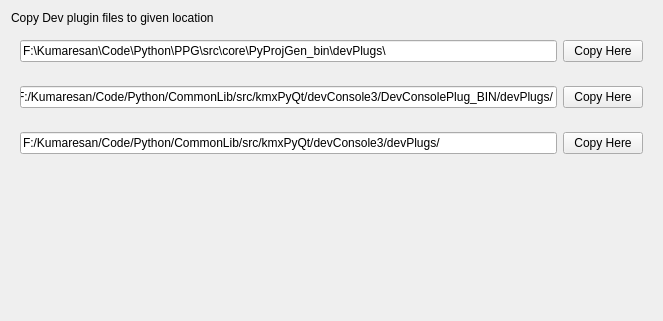
<?xml version="1.0" encoding="UTF-8"?>
<ui version="4.0">
 <class>Form</class>
 <widget class="QWidget" name="Form">
  <property name="geometry">
   <rect>
    <x>0</x>
    <y>0</y>
    <width>663</width>
    <height>321</height>
   </rect>
  </property>
  <property name="windowTitle">
   <string>Form</string>
  </property>
  <layout class="QGridLayout" name="gridLayout">
   <item row="0" column="0">
    <widget class="QLabel" name="label">
     <property name="text">
      <string>Copy Dev plugin files to given location</string>
     </property>
    </widget>
   </item>
   <item row="4" column="0">
    <spacer name="verticalSpacer">
     <property name="orientation">
      <enum>Qt::Vertical</enum>
     </property>
     <property name="sizeHint" stdset="0">
      <size>
       <width>20</width>
       <height>40</height>
      </size>
     </property>
    </spacer>
   </item>
   <item row="1" column="0">
    <widget class="QWidget" name="widget" native="true">
     <layout class="QGridLayout" name="gridLayout_2">
      <item row="1" column="0">
       <widget class="QLineEdit" name="lineEdit">
        <property name="text">
         <string>F:\Kumaresan\Code\Python\PPG\src\core\PyProjGen_bin\devPlugs\</string>
        </property>
       </widget>
      </item>
      <item row="1" column="1">
       <widget class="QPushButton" name="pushButton_2">
        <property name="text">
         <string>Copy Here</string>
        </property>
       </widget>
      </item>
     </layout>
    </widget>
   </item>
   <item row="2" column="0">
    <widget class="QWidget" name="widget_2" native="true">
     <layout class="QGridLayout" name="gridLayout_3">
      <item row="0" column="0">
       <widget class="QLineEdit" name="lineEdit_2">
        <property name="text">
         <string>F:/Kumaresan/Code/Python/CommonLib/src/kmxPyQt/devConsole3/DevConsolePlug_BIN/devPlugs/</string>
        </property>
       </widget>
      </item>
      <item row="0" column="1">
       <widget class="QPushButton" name="pushButton_3">
        <property name="text">
         <string>Copy Here</string>
        </property>
       </widget>
      </item>
     </layout>
    </widget>
   </item>
   <item row="3" column="0">
    <widget class="QWidget" name="widget_3" native="true">
     <layout class="QGridLayout" name="gridLayout_4">
      <item row="0" column="0">
       <widget class="QLineEdit" name="lineEdit_3">
        <property name="text">
         <string>F:/Kumaresan/Code/Python/CommonLib/src/kmxPyQt/devConsole3/devPlugs/</string>
        </property>
       </widget>
      </item>
      <item row="0" column="1">
       <widget class="QPushButton" name="pushButton_4">
        <property name="text">
         <string>Copy Here</string>
        </property>
       </widget>
      </item>
     </layout>
    </widget>
   </item>
  </layout>
 </widget>
 <resources/>
 <connections/>
 <slots>
  <slot>myFunc()</slot>
 </slots>
</ui>
